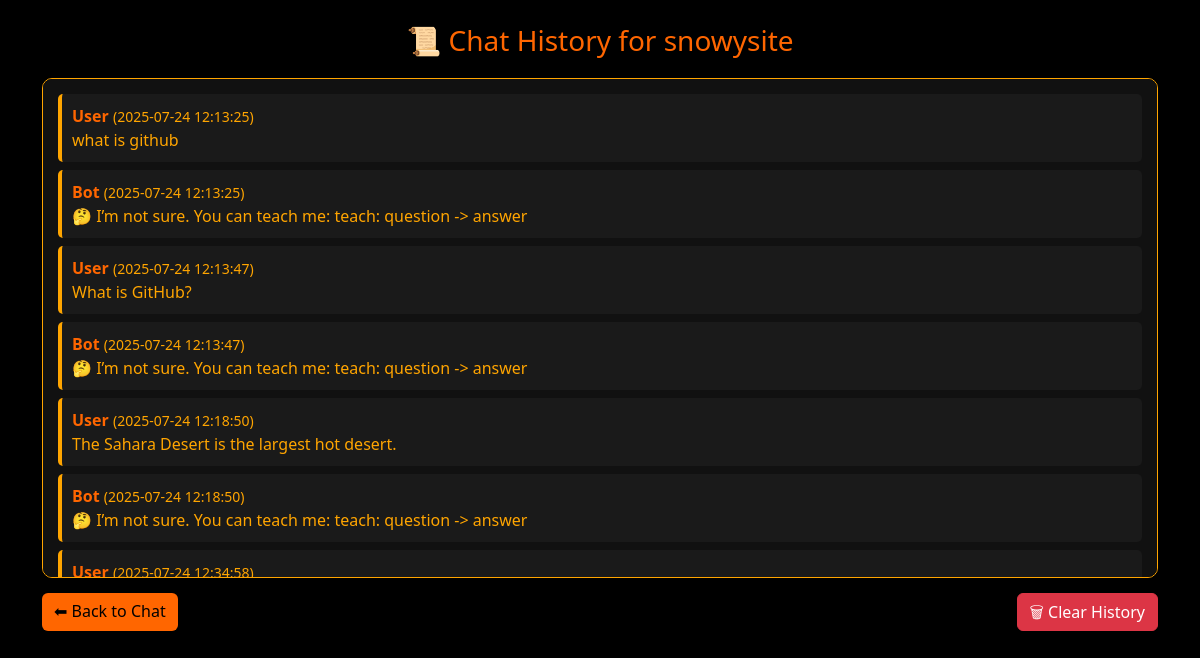
/history (signed in), run on the app's committed database.
### tables this page shows
CREATE TABLE chat_history(
        id INTEGER PRIMARY KEY AUTOINCREMENT,
        username TEXT,
        role TEXT,
        content TEXT,
        timestamp TEXT
    );

### app.py (the view)
@app.route('/history')
def history():
    if 'user' not in session:
        return redirect(url_for('login'))
    username = session['user']
    chats = get_chat_history(username)
    return render_template("history.html", username=username, chats=chats)

### app.py (called while the page is built)
def get_db():
    conn = sqlite3.connect(DB_FILE)
    conn.execute("PRAGMA journal_mode=WAL")
    return conn

def get_chat_history(username):
    conn = get_db()
    c = conn.cursor()
    c.execute("SELECT role, content, timestamp FROM chat_history WHERE username=? ORDER BY id ASC", (username,))
    rows = c.fetchall()
    conn.close()
    return rows

### templates/history.html (shortened to what this page needs)
<!DOCTYPE html>
<html lang="en">
<head>
  <link rel="stylesheet" href="https://cdn.jsdelivr.net/npm/bootstrap@5.3.2/dist/css/bootstrap.min.css">
</head>
<body>
<div class="container mt-4">
  <h3>📜 Chat History for {{ username }}</h3>
  <div class="chat-card shadow">
    {% for role, content, timestamp in chats %}
      <div class="chat-item">
        <strong>{{ role | capitalize }}</strong> <small>({{ timestamp }})</small><br>
        {{ content }}
      </div>
    {% endfor %}
  </div>
  <div class="action-buttons">
    <a href="{{ url_for('home') }}" class="btn btn-orange">⬅ Back to Chat</a>
    <form method="POST" action="{{ url_for('clear_history') }}">
      <button type="submit" class="btn btn-danger">🗑 Clear History</button>
    </form>
  </div>
</div>
</body>
</html>

### templates/history.html (style rules this page uses)
body { background: #000; color: #ffa500; font-family: 'Segoe UI', sans-serif; }
.chat-card { background: #111; border: 1px solid #ffa500; padding: 15px; border-radius: 10px; max-height: 500px; overflow-y: auto; }
.chat-item { padding: 10px; margin-bottom: 8px; background: #1a1a1a; border-left: 4px solid #ffa500; border-radius: 5px; }
.chat-item strong { color: #ff6600; }
.btn-orange { background: #ff6600; color: #000; border: none; }
h3 { color: #ff6600; text-align: center; margin-bottom: 20px; }
.action-buttons { display: flex; justify-content: space-between; margin-top: 15px; }

### data on the page
chat_history: role "User", timestamp "2025-07-24 12:13:25", content "what is github"
chat_history: role "Bot", timestamp "2025-07-24 12:13:25", content "🤔 I’m not sure. You can teach me: teach: question -> answer"
chat_history: role "User", timestamp "2025-07-24 12:13:47", content "What is GitHub?"
chat_history: role "Bot", timestamp "2025-07-24 12:13:47", content "🤔 I’m not sure. You can teach me: teach: question -> answer"
chat_history: role "User", timestamp "2025-07-24 12:18:50", content "The Sahara Desert is the largest hot desert."
chat_history: role "Bot", timestamp "2025-07-24 12:18:50", content "🤔 I’m not sure. You can teach me: teach: question -> answer"
chat_history: role "User", timestamp "2025-07-24 12:34:58"

### other printed values
{{ username }} "snowysite"
